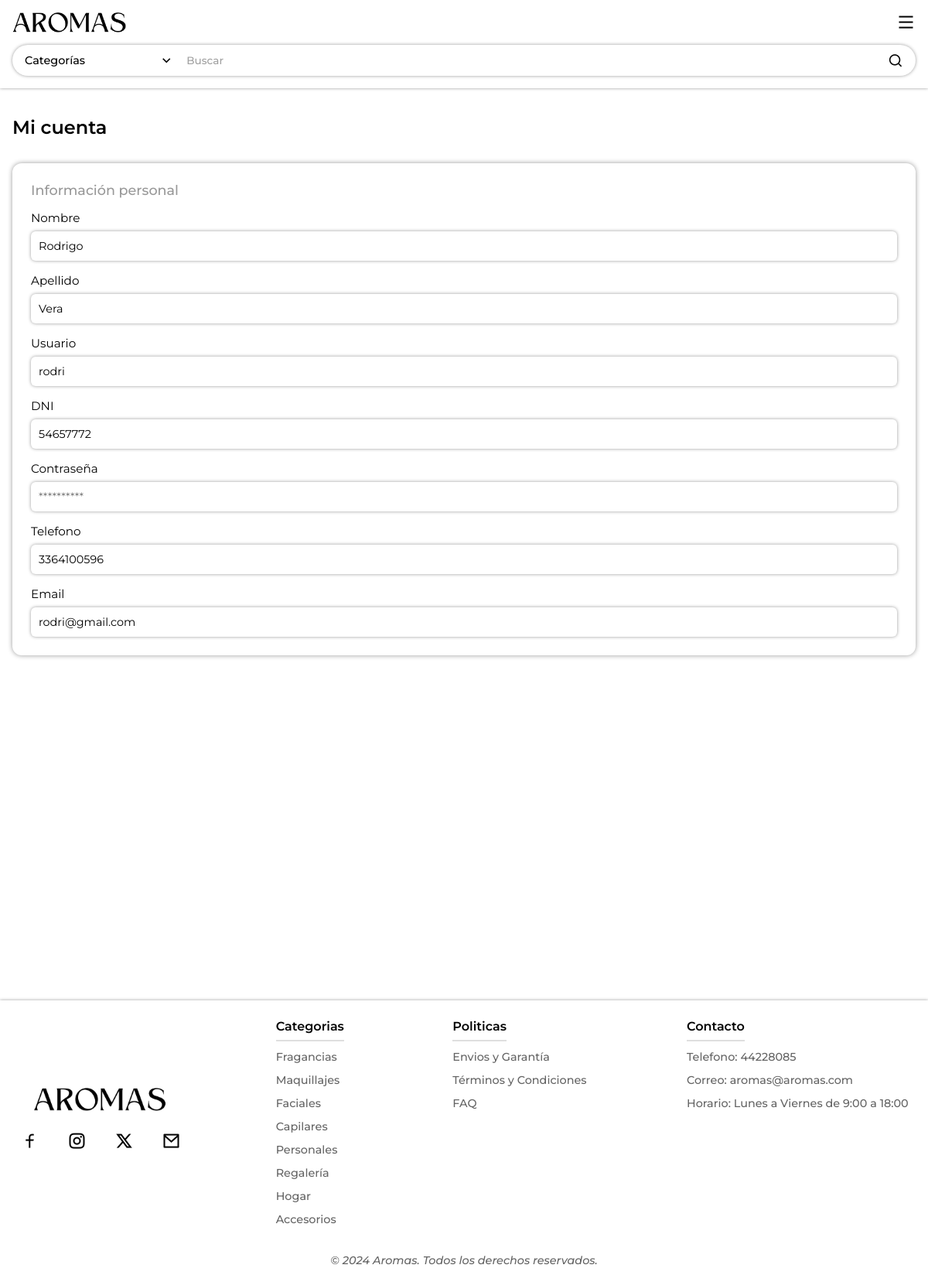
Screenshot of /php/cuenta.php (signed in) with the database file from the repository.
### tables this page shows
CREATE TABLE `usuarios` (
  `id` int(11) NOT NULL,
  `usuario` varchar(60) DEFAULT NULL,
  `nombre` varchar(50) NOT NULL,
  `apellido` varchar(50) NOT NULL,
  `dni` int(11) DEFAULT NULL,
  `email` varchar(60) DEFAULT NULL,
  `contraseña` varchar(255) DEFAULT NULL,
  `direccion` varchar(60) DEFAULT NULL,
  `telefono` varchar(20) DEFAULT NULL,
  `ciudad` varchar(60) DEFAULT NULL,
  `fecha_registro` timestamp NOT NULL DEFAULT current_timestamp(),
  `codigo_postal` varchar(8) DEFAULT NULL
);

### php/cuenta.php (the view, shortened to what this page needs)
<?php
        include 'db.php';
?>
<!DOCTYPE html>
<html lang="es">
<head>
    <link rel="stylesheet" href="../css/cuenta.css?v=<?php echo time(); ?>" />
    <link href="https://cdn.jsdelivr.net/npm/remixicon@4.3.0/fonts/remixicon.css" rel="stylesheet"/>
</head>
<body>
<?php include 'header.php'; ?>
<main>
<section class="info-cuenta">
    <h1 class="hidden">Mi cuenta</h1>
    <form action="cuenta.php" method="POST">
                <div class="personal hidden">
                    <h2>Información personal</h2>
                    <div class="informacion-personal">
                        <?php
                            $userId = $_SESSION['user_id'];
                            $query = "SELECT * FROM usuarios WHERE id = $userId";
                            $result = $conn->query($query);
                            $user = $result->fetch_assoc();
                        ?>
                        <div class="items">
                            <label for="nombre">Nombre</label>
                            <input type="text" name="nombre" id="nombre" placeholder="Julio César" value="<?php echo $user['nombre']; ?>">
                        </div>
                        <div class="items">
                            <label for="apellidos">Apellido</label>
                            <input type="text" name="apellido" id="apellido" placeholder="Falcioni Capdevila" value="<?php echo $user['apellido']; ?>">
                        </div>
                        <div class="usuario items">
                            <label for="usuario">Usuario</label>
                            <input type="text" name="usuario" id="usuario" placeholder="Juliocesar" value="<?php echo $user['usuario']; ?>">
                        </div>
                        <div class="DNI items">
                            <label for="dni">DNI</label>
                            <input type="number" name="dni" id="dni" placeholder="12345678" value="<?php echo $user['dni']; ?>">
                        </div>
                        <div class="contraseña items">
                            <label for="contraseña">Contraseña</label>
                            <input type="password" name="contraseña" id="contraseña" placeholder="**********">
                        </div>
                        <div class="telefono items">
                            <label for="telefono">Telefono</label>
                            <input type="number" name="telefono" id="telefono" min="0" step="1" inputmode="numeric" placeholder="123456789" pattern="[0-9]*" oninput="this.value = this.value.replace(/[^0-9]/g, '')" value="<?php echo $user['telefono']; ?>">
                        </div>
                        <div class="email items">
                            <label for="email">Email</label>
                            <input type="email" name="email" id="email" placeholder="nombre@dominio.com" pattern="[a-zA-Z0-9!#$%&'*\/=?^_`\{\|\}~\+\-]([\.]?[a-zA-Z0-9!#$%&'*\/=?^_`\{\|\}~\+\-])+@[a-zA-Z0-9]([^@&%$\/\(\)=?¿!\.,:;]|\d)+[a-zA-Z0-9][\.][a-zA-Z]{2,4}([\.][a-zA-Z]{2})?" value="<?php echo $user['email']; ?>">
                        </div>
                    </div>
                </div>
    </form>
</section>
</main>
<?php include 'footer.php'; ?>
</body>
</html>

### css/cuenta.css (style rules this page uses)
body { display: grid; min-height: 100dvh; grid-template-rows: auto 1fr auto; }
main { padding: 78px 8rem 0; }
.info-cuenta { margin-bottom: 2rem; }
.info-cuenta h1 { margin: 2rem 0; font-weight: 600; }
form h2 { margin: 0 0 1rem; font-size: 1.1rem; font-weight: 500; color: rgba(128, 128, 128, 0.81); }
.items { display: flex; flex-direction: column; gap: .5rem; }
.items label { font-size: 1.1rem; }
.informacion-personal { display: grid; grid-template-columns: 1fr 1fr; gap: 1rem; }
.personal { box-shadow: 0 0 6px rgba(0, 0, 0, 0.4); border-radius: 12px; padding: 1.5rem; margin-bottom: 2rem; }
.info-cuenta label { font-size: .95rem; font-weight: 400; }
.info-cuenta input { font-size: .9rem; padding: 10px; font-weight: 400; border: none; border-radius: 6px; box-shadow: 0 0 4px rgba(0, 0, 0, 0.4); transition: .2s; }
input[type="number"] { -moz-appearance: textfield; }
.email { grid-column: 1/3; }
@media screen and (max-width: 1250px) { main { padding: 118px 1rem 0; } }
@media screen and (max-width: 1250px) { .informacion-personal, .informacion-ubicacion { display: flex; flex-direction: column; } }
.show { opacity: 1; animation: fade-in-up 1s; }

### css/header.css (style rules this page uses)
*, body, html { margin: 0; padding: 0; box-sizing: border-box; list-style-type: none; font-family: "Montserrat", sans-serif; text-decoration: none; }

### rows the page displays
usuarios: nombre "Rodrigo", apellido "Vera", usuario "rodri", dni "54657772", telefono "3364100596", email "rodri@gmail.com"
